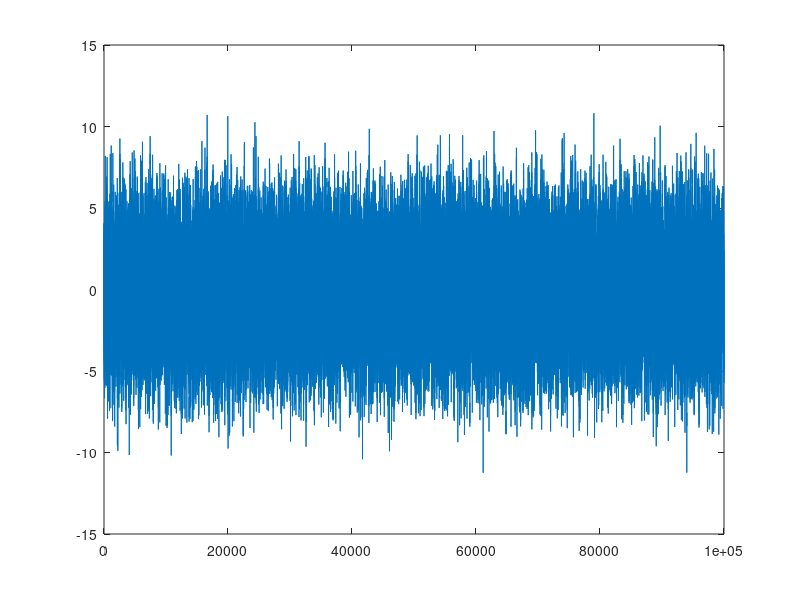

The MATLAB source for this figure:
%%
%Part One: Develop and m AR model
%X[n] = a[1]*X[n-1] + a[2]*X[n-2] + ... + a[m]*X[n-m] + Z[n]

clear; 
close all;
clc

N = 100000;   % Number of points
m = 2;      % Desired order of the AR model
stdZ = 2;   % Desired std of the random gaussean variable
a = [0.5 0.2]';

if(m ~= length(a))
    disp('coefficient matrix must have m length')
    return
end

X = zeros(N,1);

for i = m+1:N
    X(i) = sum(X(i-1:-1:i-m).*a) + stdZ.*randn(1);
end

figure
plot(X)

%% 
% Part 2: Yule Walker Estimation
[rxx,lags] = xcov(X,m,'unbiased');
r_n = rxx(lags>0);
idx0 = find(lags==0);
R_n = zeros(m,m);

for i=1:m
    tmpidx = idx0 -(i-1);
    R_n(:,i) = rxx(tmpidx:tmpidx+m-1);
end

Theta_hat = R_n\r_n; % Predictor for AR coefficients
SigmaZ_hat = rxx(lags>=0)'*[1; -Theta_hat];
